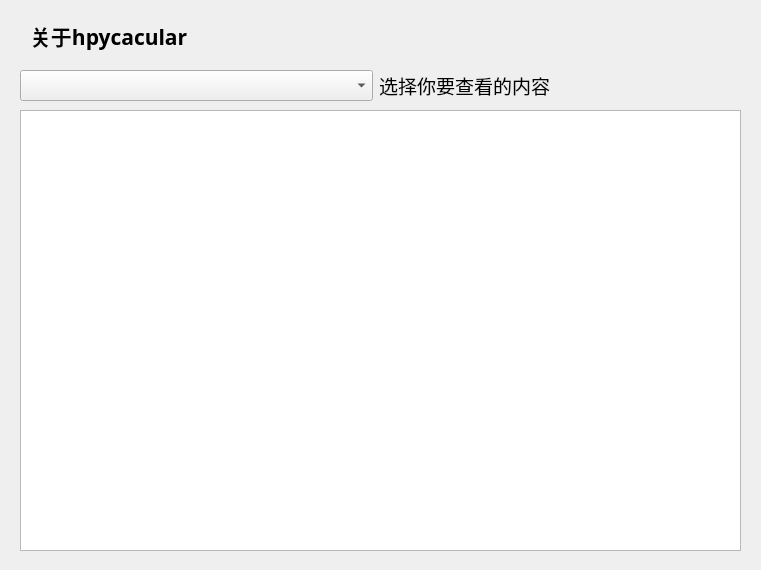
<?xml version="1.0" encoding="UTF-8"?>
<ui version="4.0">
 <class>AboutWin</class>
 <widget class="QDialog" name="AboutWin">
  <property name="geometry">
   <rect>
    <x>0</x>
    <y>0</y>
    <width>761</width>
    <height>570</height>
   </rect>
  </property>
  <property name="minimumSize">
   <size>
    <width>761</width>
    <height>570</height>
   </size>
  </property>
  <property name="maximumSize">
   <size>
    <width>761</width>
    <height>570</height>
   </size>
  </property>
  <property name="windowTitle">
   <string>Dialog</string>
  </property>
  <widget class="QTextEdit" name="output_doc">
   <property name="geometry">
    <rect>
     <x>20</x>
     <y>110</y>
     <width>721</width>
     <height>441</height>
    </rect>
   </property>
   <property name="font">
    <font>
     <pointsize>14</pointsize>
    </font>
   </property>
  </widget>
  <widget class="QLabel" name="label">
   <property name="geometry">
    <rect>
     <x>30</x>
     <y>20</y>
     <width>201</width>
     <height>31</height>
    </rect>
   </property>
   <property name="font">
    <font>
     <family>更纱黑体 UI SC</family>
     <pointsize>16</pointsize>
     <bold>true</bold>
    </font>
   </property>
   <property name="text">
    <string>关于hpycacular</string>
   </property>
  </widget>
  <widget class="QWidget" name="">
   <property name="geometry">
    <rect>
     <x>20</x>
     <y>60</y>
     <width>711</width>
     <height>51</height>
    </rect>
   </property>
   <layout class="QHBoxLayout" name="horizontalLayout">
    <item>
     <widget class="QComboBox" name="choices_doc">
      <property name="font">
       <font>
        <pointsize>14</pointsize>
       </font>
      </property>
     </widget>
    </item>
    <item>
     <widget class="QLabel" name="label_2">
      <property name="font">
       <font>
        <family>更纱黑体 UI SC Light</family>
        <pointsize>14</pointsize>
       </font>
      </property>
      <property name="text">
       <string>选择你要查看的内容</string>
      </property>
     </widget>
    </item>
   </layout>
  </widget>
 </widget>
 <resources/>
 <connections/>
</ui>
